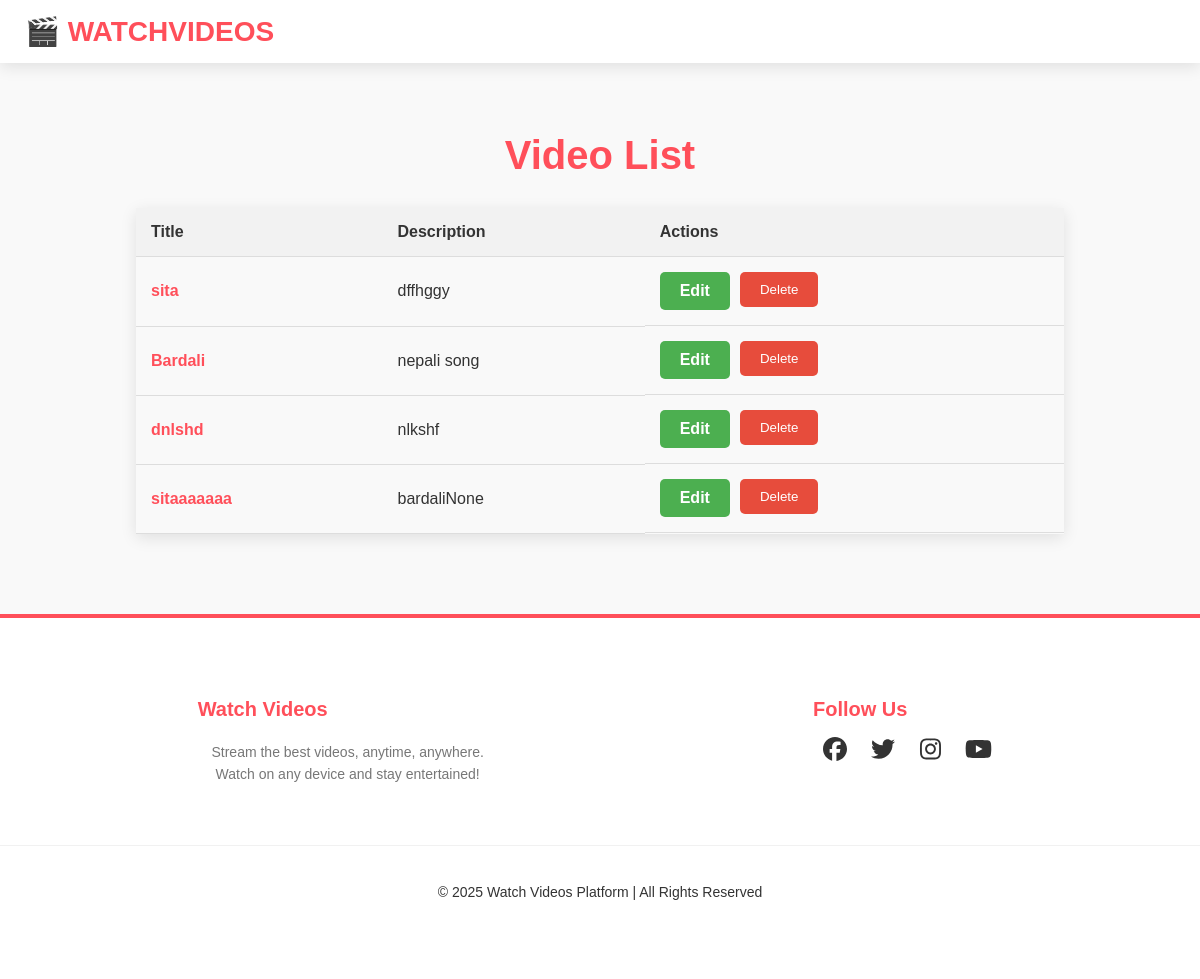
The app's page /videos/, older data.
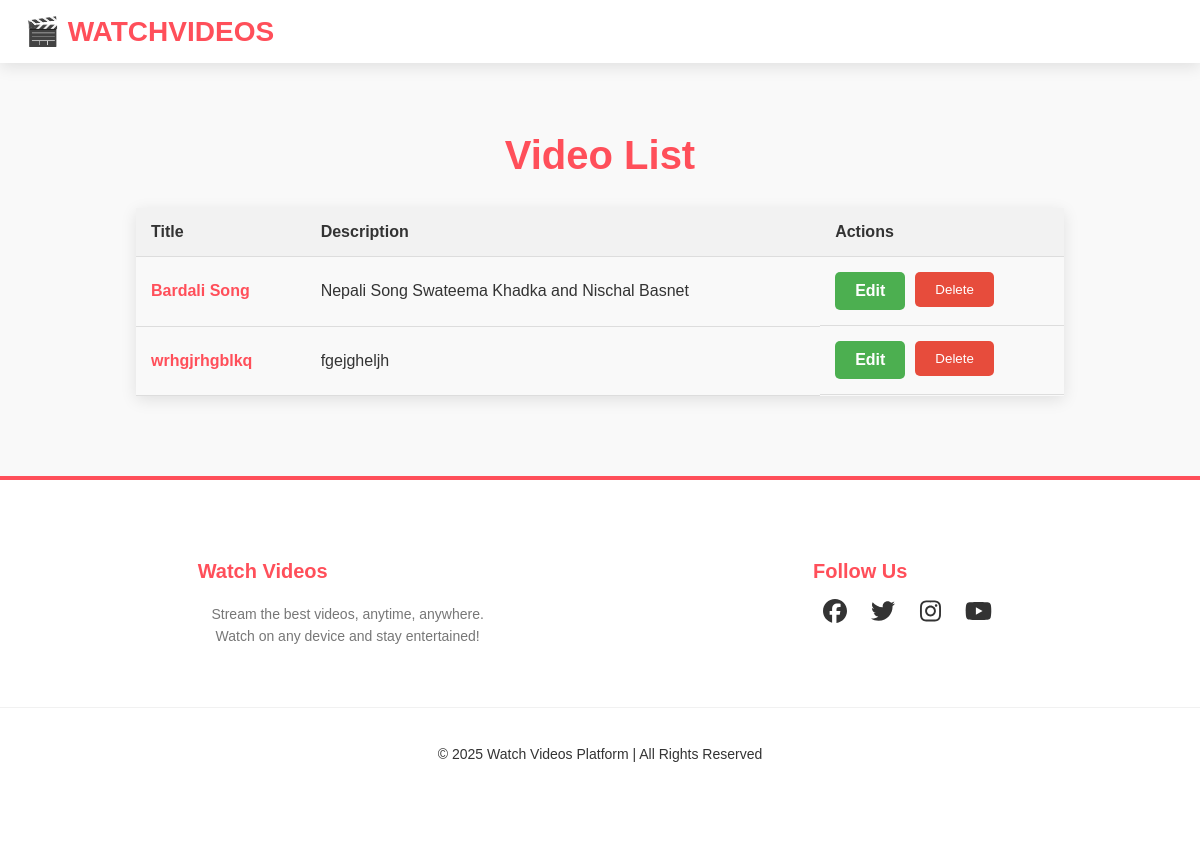
The same page, newer data.
### video/models.py (models this page shows, shortened)
class Video(models.Model):
    title = models.CharField(max_length=255)
    description = models.TextField()
    video_file = models.FileField(upload_to='videos/')
    created_at = models.DateTimeField(auto_now_add=True)
    updated_at = models.DateTimeField(auto_now=True)
    thumbnail = models.ImageField(upload_to='thumbnails/', null=True, blank=True)  # Thumbnail

### video/views.py (the view)
# urls.py: path('videos/', views.video_list, name='video_list'),
def video_list(request):
    videos = Video.objects.all()
    return render(request, 'video/video_list.html', {'videos': videos})

### video/templates/video/video_list.html (shortened to what this page needs)
{% include "navbar.html" %}
<!DOCTYPE html>
<html lang="en">
<head>
</head>
<body>
<div class="container">
    <h1>Video List</h1>
    <table>
        <thead>
            <tr>
                <th>Title</th>
                <th>Description</th>
                <th>Actions</th>
            </tr>
        </thead>
        <tbody>
            {% for video in videos %}
            <tr>
                <td>
                    <a href="{% url 'video_detail' video.id %}">{{ video.title }}</a>
                </td>
                <td>{{ video.description }}</td>
                <td class="actions">
                    <a href="{% url 'edit_video' video.id %}" class="button">Edit</a>
                    <form action="{% url 'delete_video' video.id %}" method="POST">
                        <button type="submit" class="button delete-btn">Delete</button>
                    </form>
                </td>
            </tr>
            {% endfor %}
        </tbody>
    </table>
</div>
</body>
</html>
{% include "footer.html" %}

### templates/navbar.html (shortened to what this page needs)
<!DOCTYPE html>
<html lang="en">
<head>
</head>
<body>
    <div class="navbar">
        <a href="/">
            <h1>🎬 watchvideos</h1>
        </a>
    </div>
</body>
</html>

### templates/footer.html (shortened to what this page needs)
<footer>
    <div class="footer-container">
        <div class="footer-section">
            <h3>Watch Videos</h3>
            <p>Stream the best videos, anytime, anywhere. Watch on any device and stay entertained!</p>
        </div>
        <div class="footer-section">
            <h3>Follow Us</h3>
            <div class="social-icons">
                <a href="#"><i class="fab fa-facebook"></i></a>
                <a href="#"><i class="fab fa-twitter"></i></a>
                <a href="#"><i class="fab fa-instagram"></i></a>
                <a href="#"><i class="fab fa-youtube"></i></a>
            </div>
        </div>
    </div>
    <div class="footer-bottom">
        <p>© 2025 Watch Videos Platform | All Rights Reserved</p>
    </div>
</footer>

### templates/navbar.html (style rules this page uses)
body { font-family: 'Arial', sans-serif; background-color: #f9f9f9; color: #333; margin: 0; padding: 0; }
.navbar { display: flex; justify-content: space-between; align-items: center; padding: 15px 25px; background-color: #ffffff; box-shadow: 0px 4px 15px rgba(0, 0, 0, 0.1); position: sticky; top: 0; z-index: 1000; }
.navbar a { text-decoration: none; color: #FF4F5A; }
.navbar h1 { font-size: 28px; font-weight: bold; margin: 0; text-transform: uppercase; }
p { font-size: 1.1em; line-height: 1.6; color: #333; text-align: center; margin: 20px 0; }

### video/templates/video/video_list.html (style rules this page uses)
body { font-family: 'Arial', sans-serif; background-color: #f9f9f9; margin: 0; padding: 0; }
h1 { text-align: center; font-size: 2.5rem; margin-top: 50px; color: #FF4F5A; }
table { width: 80%; margin: 30px auto; border-collapse: collapse; box-shadow: 0px 4px 15px rgba(0, 0, 0, 0.1); }
th, td { padding: 15px; text-align: left; border-bottom: 1px solid #ddd; }
th { background-color: #f2f2f2; color: #333; font-weight: bold; }
td a { color: #FF4F5A; text-decoration: none; font-weight: bold; }
.button { background-color: #4CAF50; color: white; padding: 10px 20px; border: none; cursor: pointer; border-radius: 5px; transition: background-color 0.3s ease; }
.delete-btn { background-color: #e74c3c; }
.actions { display: flex; gap: 10px; }
.actions form { display: inline-block; }
.container { padding: 20px; }
footer { background-color: #ffffff; padding: 20px 0; text-align: center; margin-top: 30px; border-top: 2px solid #FF4F5A; }
footer p { font-size: 14px; color: #333; }
footer a { color: #FF4F5A; text-decoration: none; }

### templates/footer.html (style rules this page uses)
footer { background-color: #ffffff; color: #333333; padding: 40px 0; font-family: 'Arial', sans-serif; text-align: center; border-top: 4px solid #FF4F5A; }
.footer-container { display: flex; justify-content: space-around; flex-wrap: wrap; padding: 20px 40px; max-width: 1200px; margin: 0 auto; }
.footer-section { max-width: 300px; margin-bottom: 20px; text-align: left; }
.footer-section h3 { font-size: 20px; color: #FF4F5A; margin-bottom: 15px; font-weight: bold; }
.footer-section p { font-size: 14px; color: #777; }
.social-icons { margin-top: 10px; }
.social-icons a { color: #333; font-size: 24px; margin: 0 10px; transition: color 0.3s ease, transform 0.3s ease; }
.footer-bottom { background-color: #ffffff; padding: 15px; font-size: 14px; color: #777; border-top: 1px solid #f1f1f1; }

Row changes from the older to the newer data that the page shows:
removed Video: title "sita", description "dffhggy"
removed Video: title "Bardali", description "nepali song"
removed Video: title "dnlshd", description "nlkshf"
removed Video: title "sitaaaaaaa", description "bardaliNone"
added Video: title "Bardali Song", description "Nepali Song Swateema Khadka and Nischal Basnet"
added Video: title "wrhgjrhgblkq", description "fgejgheljh"
